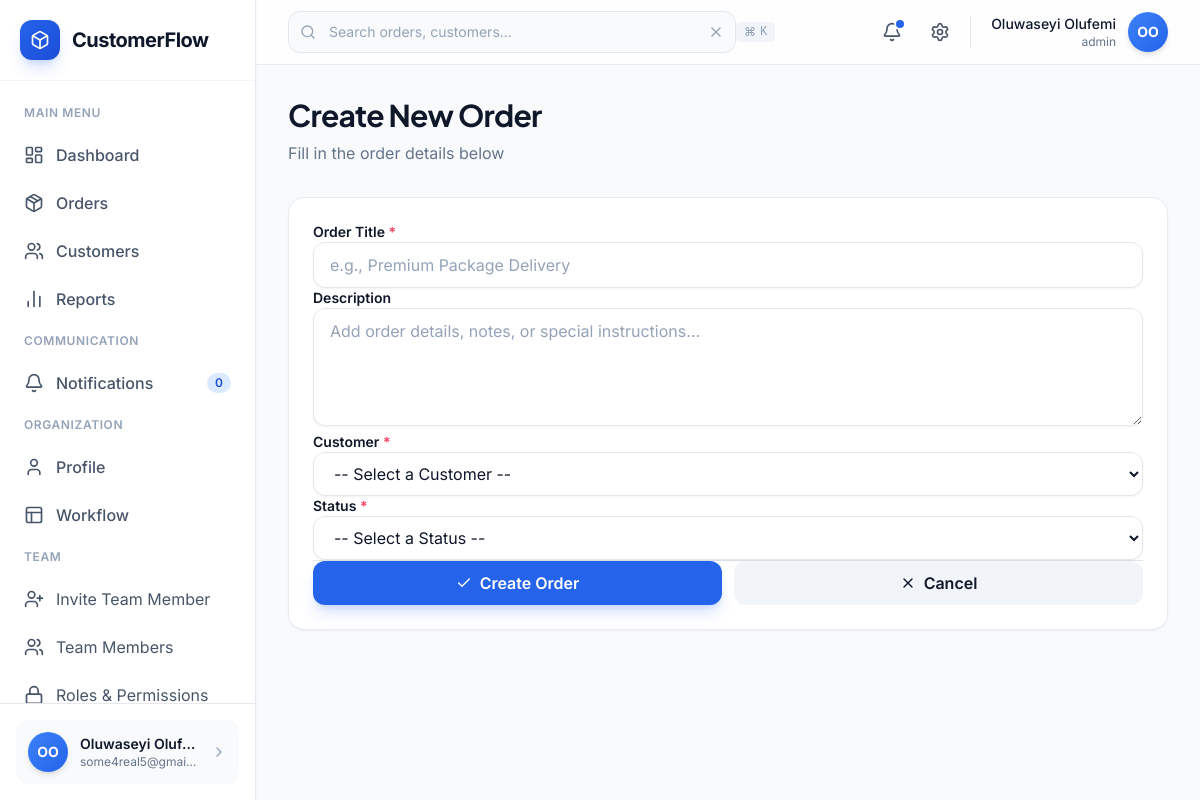
Screenshot of /orders/create/ (signed in) with the database file from the repository.
### accounts/models.py (models this page shows)
class User(AbstractUser):
    organization = models.ForeignKey(
        Organization,
        on_delete=models.CASCADE,
        null=True,
        blank=True
    )
    role = models.CharField(
        max_length=50,
        default="staff",
        choices=[
            ("admin", "Admin"),
            ("staff", "Staff"),
        ]
    )

### orders/views.py (the view, shortened to what this page needs)
# urls.py: path("create/", OrderCreateView.as_view(), name="create"),
class OrderCreateView(CreateView):
    model = Order
    template_name = "orders/create.html"
    fields = ["title", "description", "customer", "status"]
    def get_form(self, form_class=None):
        form = super().get_form(form_class)
        form.fields['customer'].queryset = Customer.objects.filter(
            organization=self.request.user.organization
        )
        form.fields['status'].queryset = WorkflowStage.objects.filter(
            organization=self.request.user.organization
        )
        return form

### customers/models.py (called while the page is built)
    def __str__(self):
        return f"{self.name}"

### workflows/models.py (called while the page is built)
    def __str__(self):
        return self.name

### templates/orders/create.html (shortened to what this page needs)
{% extends "layouts/base.html" %}
{% block content %}
<div class="max-w-2xl mx-auto">
  <div class="mb-8">
    <h1 class="text-2xl md:text-3xl font-bold text-slate-900 font-display tracking-tight">
      Create New Order
    </h1>
    <p class="text-slate-500 mt-2">
      Fill in the order details below
    </p>
  </div>
  <div class="bg-white rounded-2xl border border-slate-200/80 shadow-sm p-6 md:p-8">
    <form method="post" class="space-y-6">
      <div>
        <label for="{{ form.title.id_for_label }}" class="block text-sm font-semibold text-slate-900 mb-2">
          Order Title <span class="text-rose-500">*</span>
        </label>
        <input
          type="text"
          name="{{ form.title.name }}"
          id="{{ form.title.id_for_label }}"
          placeholder="e.g., Premium Package Delivery"
          required
          class="w-full px-4 py-2.5 bg-white border border-slate-300 rounded-xl shadow-sm focus:outline-none focus:border-blue-500 focus:ring-2 focus:ring-blue-500/10 transition text-slate-900 placeholder-slate-400"
          value="{{ form.title.value|default:'' }}"
        />
      </div>
      <div>
        <label for="{{ form.description.id_for_label }}" class="block text-sm font-semibold text-slate-900 mb-2">
          Description
        </label>
        <textarea
          name="{{ form.description.name }}"
          id="{{ form.description.id_for_label }}"
          placeholder="Add order details, notes, or special instructions..."
          rows="4"
          class="w-full px-4 py-2.5 bg-white border border-slate-300 rounded-xl shadow-sm focus:outline-none focus:border-blue-500 focus:ring-2 focus:ring-blue-500/10 transition text-slate-900 placeholder-slate-400 resize-none"
        >{{ form.description.value|default:'' }}</textarea>
      </div>
      <div>
        <label for="{{ form.customer.id_for_label }}" class="block text-sm font-semibold text-slate-900 mb-2">
          Customer <span class="text-rose-500">*</span>
        </label>
        <select
          name="{{ form.customer.name }}"
          id="{{ form.customer.id_for_label }}"
          required
          class="w-full px-4 py-2.5 bg-white border border-slate-300 rounded-xl shadow-sm focus:outline-none focus:border-blue-500 focus:ring-2 focus:ring-blue-500/10 transition text-slate-900"
          onchange="handleCustomerSelect(this)"
        >
          <option value="">-- Select a Customer --</option>
        </select>
      </div>
      <div>
        <label for="{{ form.status.id_for_label }}" class="block text-sm font-semibold text-slate-900 mb-2">
          Status <span class="text-rose-500">*</span>
        </label>
        <select
          name="{{ form.status.name }}"
          id="{{ form.status.id_for_label }}"
          required
          class="w-full px-4 py-2.5 bg-white border border-slate-300 rounded-xl shadow-sm focus:outline-none focus:border-blue-500 focus:ring-2 focus:ring-blue-500/10 transition text-slate-900"
        >
          <option value="">-- Select a Status --</option>
        </select>
      </div>
      <div class="flex gap-3 pt-6 border-t border-slate-200">
        <button
          type="submit"
          class="flex-1 inline-flex items-center justify-center gap-2 px-6 py-2.5 bg-blue-600 text-white font-semibold rounded-xl shadow-lg shadow-blue-600/20 hover:bg-blue-700 hover:shadow-xl hover:shadow-blue-600/30 transition-all duration-200"
        >
          <i data-lucide="check" class="w-4 h-4"></i>
          Create Order
        </button>
        <a
          href="{% url 'orders:list' %}"
          class="flex-1 inline-flex items-center justify-center gap-2 px-6 py-2.5 bg-slate-100 text-slate-900 font-semibold rounded-xl hover:bg-slate-200 transition-all duration-200"
        >
          <i data-lucide="x" class="w-4 h-4"></i>
          Cancel
        </a>
      </div>
    </form>
  </div>
</div>
{% endblock %}

### templates/layouts/sidebar.html (shortened to what this page needs)
{% load static %}
<aside id="sidebar"
class="bg-white h-screen fixed left-0 top-0 shadow-sm flex flex-col justify-between z-50
w-64 border-r border-slate-200 transition-transform duration-300
-translate-x-full lg:translate-x-0">
  <div class="p-5 border-b border-slate-100 flex-shrink-0">
    <a href="{% url 'dashboard:landing' %}">
      <div class="flex items-center gap-3">
        <div class="w-10 h-10 rounded-xl bg-gradient-to-br from-blue-600 to-blue-700 flex items-center justify-center shadow-lg shadow-blue-600/20">
          <i data-lucide="box" class="w-5 h-5 text-white"></i>
        </div>
        <span class="text-xl font-bold text-slate-900 tracking-tight">
          CustomerFlow
        </span>
      </div>
    </a>
  </div>
  <nav class="flex-1 px-3 py-4 space-y-1 overflow-y-auto">
    <p class="px-3 py-2 text-xs font-semibold text-slate-400 uppercase tracking-wider">
      Main Menu
    </p>
    <a href="{% url 'dashboard:home' %}"
    class="flex items-center gap-3 px-3 py-2.5 rounded-lg font-medium transition
    {% if request.resolver_match.url_name == 'home' %}
      bg-blue-50 text-blue-700
    {% else %}
      text-slate-600 hover:bg-slate-50 hover:text-slate-900
    {% endif %}">
      <i data-lucide="layout-dashboard" class="w-5 h-5"></i>
      Dashboard
    </a>
    <a href="{% url 'orders:list' %}"
    class="flex items-center gap-3 px-3 py-2.5 rounded-lg font-medium transition
    {% if request.resolver_match.url_name == 'list' and request.resolver_match.app_name == 'orders' %}
      bg-blue-50 text-blue-700
    {% else %}
      text-slate-600 hover:bg-slate-50 hover:text-slate-900
    {% endif %}">
      <i data-lucide="package" class="w-5 h-5"></i>
      Orders
    </a>
    <a href="{% url 'customers:list' %}"
    class="flex items-center gap-3 px-3 py-2.5 rounded-lg font-medium transition
    {% if request.resolver_match.app_name == 'customers' %}
      bg-blue-50 text-blue-700
    {% else %}
      text-slate-600 hover:bg-slate-50 hover:text-slate-900
    {% endif %}">
      <i data-lucide="users" class="w-5 h-5"></i>
      Customers
    </a>
    <a href="#"
    class="flex items-center gap-3 px-3 py-2.5 rounded-lg font-medium transition text-slate-600 hover:bg-slate-50 hover:text-slate-900">
      <i data-lucide="bar-chart-2" class="w-5 h-5"></i>
      Reports
    </a>
    <p class="px-3 py-2 mt-6 text-xs font-semibold text-slate-400 uppercase tracking-wider">
      Communication
    </p>
    <a href="#"
    class="flex items-center gap-3 px-3 py-2.5 rounded-lg font-medium transition text-slate-600 hover:bg-slate-50 hover:text-slate-900">
      <i data-lucide="bell" class="w-5 h-5"></i>
      Notifications
      <span class="ml-auto bg-blue-100 text-blue-700 text-xs font-semibold px-2 py-0.5 rounded-full">0</span>
    </a>
    <p class="px-3 py-2 mt-6 text-xs font-semibold text-slate-400 uppercase tracking-wider">
      Organization
    </p>
    <a href="#"
    class="flex items-center gap-3 px-3 py-2.5 rounded-lg font-medium transition text-slate-600 hover:bg-slate-50 hover:text-slate-900">
      <i data-lucide="user" class="w-5 h-5"></i>
      Profile
    </a>
    <a href="{% url 'workflows:list' %}"
    class="flex items-center gap-3 px-3 py-2.5 rounded-lg font-medium transition
    {% if request.resolver_match.app_name == 'workflows' %}
      bg-blue-50 text-blue-700
    {% else %}
      text-slate-600 hover:bg-slate-50 hover:text-slate-900
    {% endif %}">
      <i data-lucide="layout" class="w-5 h-5"></i>
      Workflow
    </a>
    {% if user.role == 'admin' %}
    <p class="px-3 py-2 mt-6 text-xs font-semibold text-slate-400 uppercase tracking-wider">
      Team
    </p>
    <a href="{% url 'accounts:invite_staff' %}" class="flex items-center gap-3 px-3 py-2.5 rounded-lg text-slate-600 hover:bg-slate-50">
      <i data-lucide="user-plus" class="w-5 h-5"></i>
      Invite Team Member
    </a>
    <a href="{% url 'accounts:organization_members' %}" class="flex items-center gap-3 px-3 py-2.5 rounded-lg text-slate-600 hover:bg-slate-50">
      <i data-lucide="users" class="w-5 h-5"></i>
      Team Members
    </a>
    <a href="#" class="flex items-center gap-3 px-3 py-2.5 rounded-lg text-slate-600 hover:bg-slate-50">
      <i data-lucide="lock" class="w-5 h-5"></i>
      Roles & Permissions
    </a>
    {% endif %}
  </nav>
  <div class="p-4 border-t flex-shrink-0 relative">
    <button id="sidebarUserBtn"
    class="flex items-center gap-3 w-full p-3 rounded-xl bg-slate-50 hover:bg-slate-100 transition">
      <div class="w-10 h-10 rounded-full bg-gradient-to-br from-blue-500 to-blue-600 flex items-center justify-center text-white font-bold text-sm shadow-md">
        {{ user.first_name|slice:":1" }}{{ user.last_name|slice:":1" }}
      </div>
      <div class="flex-1 min-w-0">
        <p class="text-sm font-semibold text-slate-900 truncate">
          {{ user.first_name }} {{ user.last_name }}
        </p>
        <p class="text-xs text-slate-500 truncate">
          {{ user.email }}
        </p>
      </div>
      <i data-lucide="chevron-right" class="w-4 h-4 text-slate-400"></i>
    </button>
  </div>
</aside>

### templates/layouts/navbar.html (shortened to what this page needs)
{% load static %}
<header class="sticky top-0 z-30 bg-white/80 backdrop-blur-md border-b border-slate-200/80">
    <div class="flex items-center justify-between px-4 md:px-6 lg:px-8 h-16">
        <form method="GET" action="{% url 'dashboard:home' %}" class="hidden md:flex items-center flex-1 max-w-md">
            <div class="relative w-full">
                <i data-lucide="search"
                class="absolute left-3 top-1/2 -translate-y-1/2 w-4 h-4 text-slate-400"></i>
                <input
                    type="text"
                    name="q"
                    value="{{ request.GET.q }}"
                    placeholder="Search orders, customers..."
                    class="w-full pl-10 pr-10 py-2.5 bg-slate-50 border border-slate-200 rounded-xl text-sm md:text-base text-slate-900 placeholder-slate-400 focus:outline-none focus:ring-2 focus:ring-blue-500/20 focus:border-blue-500 transition-all"
                >
                <button type="button" onclick="this.previousElementSibling.value='';"
                        class="absolute right-3 top-1/2 -translate-y-1/2 w-4 h-4 text-slate-400 hover:text-slate-600">
                    <i data-lucide="x" class="w-4 h-4"></i>
                </button>
                <kbd class="absolute right-10 top-1/2 -translate-y-1/2 hidden lg:inline-flex items-center gap-1 px-2 py-0.5 text-xs font-medium text-slate-400 bg-slate-100 rounded">
                    <span>⌘</span>K
                </kbd>
            </div>
        </form>
        <div class="flex items-center gap-2 md:gap-3">
            <button class="relative p-2 rounded-lg hover:bg-slate-100 transition-colors">
                <i data-lucide="bell" class="w-5 h-5 text-slate-600"></i>
                <span class="absolute top-1.5 right-1.5 w-2 h-2 bg-blue-600 rounded-full ring-2 ring-white"></span>
            </button>
            <button class="hidden sm:flex p-2 rounded-lg hover:bg-slate-100 transition-colors">
                <i data-lucide="settings" class="w-5 h-5 text-slate-600"></i>
            </button>
            <div class="hidden sm:flex items-center gap-3 pl-2 relative">
                <div class="text-right">
                    <p class="text-sm font-medium text-slate-900">
                        {{ user.first_name }} {{ user.last_name }}
                    </p>
                    <p class="text-xs text-slate-500">{{ user.role }}</p>
                </div>
                <button onclick="toggleUserMenu()" class="w-10 h-10 rounded-full bg-gradient-to-br from-blue-500 to-blue-600 flex items-center justify-center text-white font-bold text-sm shadow-md cursor-pointer hover:shadow-lg transition-shadow">
                    {{ user.first_name|slice:":1" }}{{ user.last_name|slice:":1" }}
                </button>
            </div>
        </div>
    </div>
</header>

### templates/layouts/base.html (style rules this page uses)
:root { --font-sans: 'Inter', -apple-system, BlinkMacSystemFont, 'Segoe UI', sans-serif; --font-display: 'Plus Jakarta Sans', -apple-system, BlinkMacSystemFont, 'Segoe UI', sans-serif; }
* { font-family: var(--font-sans); }
h1, h2, h3, h4, h5, h6, .font-display { font-family: var(--font-display); }
body { font-feature-settings: 'cv11' 1; -webkit-font-smoothing: antialiased; -moz-osx-font-smoothing: grayscale; }

### rows the page displays
User: first_name "O", last_name "O", first_name "Oluwaseyi", last_name "Oluf…", email "some4real5@gmai…", last_name "Olufemi", role "admin"
